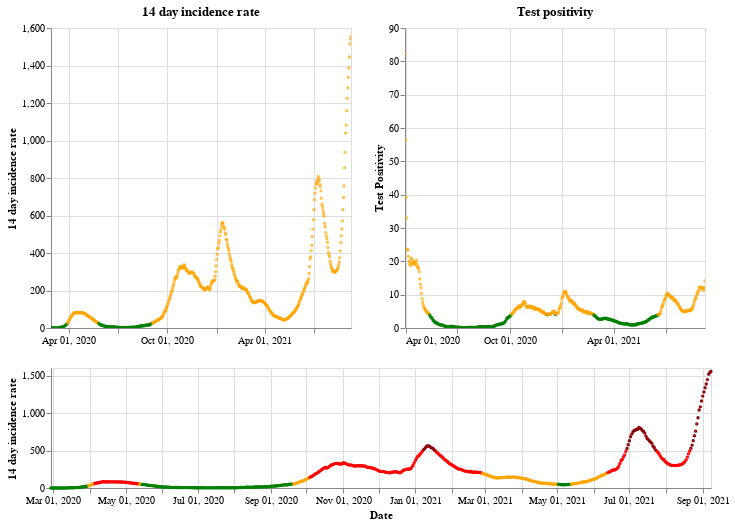

The cell this chart's notebook holds for it:
### Markdown cell above
## Scotland

### Code cell
plot_traffic_light('Scotland')

### Figure 1 — Vega-Lite specification as saved in the notebook (floating-point values rounded to 4 significant figures; data arrays with more than 128 entries replaced by an {"elided": "..."} marker saying what was removed)
{"config": {"view": {"continuousWidth": 400, "continuousHeight": 300}}, "vconcat": [{"hconcat": [{"mark": {"type": "point", "size": 2}, "encoding": {"color": {"condition": {"value": "green", "test": "(datum.twoWeeklyCasesRate <= 25)"}, "value": "orange"}, "tooltip": [{"type": "nominal", "field": "areaName"}, {"type": "temporal", "field": "date"}, {"type": "quantitative", "field": "twoWeeklyCasesRate"}, {"type": "quantitative", "field": "testPositivity"}], "x": {"type": "temporal", "axis": {"title": ""}, "field": "date", "scale": {"domain": {"selection": "DateBrush"}}, "timeUnit": "yearmonthdate"}, "y": {"type": "quantitative", "axis": {"title": "14 day incidence rate"}, "field": "twoWeeklyCasesRate"}}, "title": "14 day incidence rate", "width": 300}, {"mark": {"type": "point", "size": 2}, "encoding": {"color": {"condition": {"value": "green", "test": "(datum.testPositivity <= 4)"}, "value": "orange"}, "tooltip": [{"type": "nominal", "field": "areaName"}, {"type": "temporal", "field": "date"}, {"type": "quantitative", "field": "twoWeeklyCasesRate"}, {"type": "quantitative", "field": "testPositivity"}], "x": {"type": "temporal", "axis": {"title": ""}, "field": "date", "scale": {"domain": {"selection": "DateBrush"}}, "timeUnit": "yearmonthdate"}, "y": {"type": "quantitative", "axis": {"title": "Test Positivity"}, "field": "testPositivity"}}, "title": "Test positivity", "width": 300}]}, {"layer": [{"mark": {"type": "point", "size": 2}, "encoding": {"color": {"condition": {"value": "orange", "test": "(((datum.testPositivity < 4) && (datum.twoWeeklyCasesRate >= 50)) && (datum.twoWeeklyCasesRate < 200))"}, "value": "red"}, "opacity": {"condition": {"value": 1, "test": "((datum.twoWeeklyCasesRate >= 50) && (datum.twoWeeklyCasesRate < 500))"}, "value": 0}, "tooltip": [{"type": "nominal", "field": "areaName"}, {"type": "temporal", "field": "date"}, {"type": "quantitative", "field": "twoWeeklyCasesRate"}, {"type": "quantitative", "field": "testPositivity"}], "x": {"type": "temporal", "axis": {"title": "Date"}, "field": "date", "timeUnit": "yearmonthdate"}, "y": {"type": "quantitative", "axis": {"title": "14 day incidence rate"}, "field": "twoWeeklyCasesRate"}}, "selection": {"DateBrush": {"type": "interval", "encodings": ["x"], "fields": ["Time"]}}}, {"mark": {"type": "point", "size": 2}, "encoding": {"color": {"value": "darkred"}, "opacity": {"condition": {"value": 1, "test": "(datum.twoWeeklyCasesRate >= 500)"}, "value": 0}, "tooltip": [{"type": "nominal", "field": "areaName"}, {"type": "temporal", "field": "date"}, {"type": "quantitative", "field": "twoWeeklyCasesRate"}, {"type": "quantitative", "field": "testPositivity"}], "x": {"type": "temporal", "axis": {"title": "Date"}, "field": "date", "timeUnit": "yearmonthdate"}, "y": {"type": "quantitative", "axis": {"title": "14 day incidence rate"}, "field": "twoWeeklyCasesRate"}}}, {"mark": {"type": "point", "size": 2}, "encoding": {"color": {"condition": {"value": "green", "test": "((datum.testPositivity < 4) && (datum.twoWeeklyCasesRate < 50))"}, "value": "orange"}, "opacity": {"condition": {"value": 1, "test": "(datum.twoWeeklyCasesRate < 50)"}, "value": 0}, "tooltip": [{"type": "nominal", "field": "areaName"}, {"type": "temporal", "field": "date"}, {"type": "quantitative", "field": "twoWeeklyCasesRate"}, {"type": "quantitative", "field": "testPositivity"}], "x": {"type": "temporal", "axis": {"title": "Date"}, "field": "date", "timeUnit": "yearmonthdate"}, "y": {"type": "quantitative", "axis": {"title": "14 day incidence rate"}, "field": "twoWeeklyCasesRate"}}}], "height": 120, "width": 660}], "data": {"name": "data-00092d4f2c16e033427999fd94b43cc3"}, "$schema": "https://vega.github.io/schema/vega-lite/v4.8.1.json", "datasets": {"data-00092d4f2c16e033427999fd94b43cc3": {"elided": "559 records"}}}
